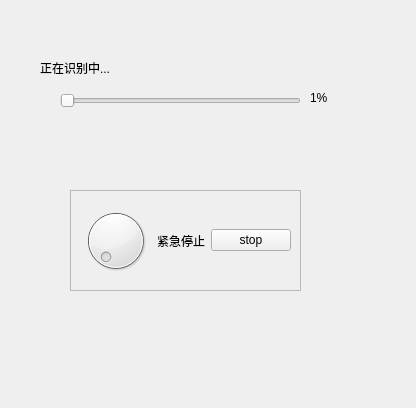
<?xml version="1.0" encoding="UTF-8"?>
<ui version="4.0">
 <class>Form</class>
 <widget class="QWidget" name="Form">
  <property name="geometry">
   <rect>
    <x>0</x>
    <y>0</y>
    <width>416</width>
    <height>408</height>
   </rect>
  </property>
  <property name="windowTitle">
   <string>Form</string>
  </property>
  <widget class="QLabel" name="label">
   <property name="geometry">
    <rect>
     <x>40</x>
     <y>60</y>
     <width>71</width>
     <height>16</height>
    </rect>
   </property>
   <property name="text">
    <string>正在识别中...</string>
   </property>
  </widget>
  <widget class="QFrame" name="frame">
   <property name="geometry">
    <rect>
     <x>70</x>
     <y>190</y>
     <width>231</width>
     <height>101</height>
    </rect>
   </property>
   <property name="frameShape">
    <enum>QFrame::Shape::StyledPanel</enum>
   </property>
   <property name="frameShadow">
    <enum>QFrame::Shadow::Raised</enum>
   </property>
   <layout class="QGridLayout" name="gridLayout">
    <item row="0" column="0">
     <widget class="QDial" name="dial"/>
    </item>
    <item row="0" column="1">
     <widget class="QLabel" name="label_2">
      <property name="text">
       <string>紧急停止</string>
      </property>
     </widget>
    </item>
    <item row="0" column="2">
     <widget class="QPushButton" name="pushButton_2">
      <property name="text">
       <string>stop</string>
      </property>
     </widget>
    </item>
   </layout>
  </widget>
  <widget class="QSlider" name="horizontalSlider">
   <property name="geometry">
    <rect>
     <x>60</x>
     <y>90</y>
     <width>241</width>
     <height>21</height>
    </rect>
   </property>
   <property name="orientation">
    <enum>Qt::Orientation::Horizontal</enum>
   </property>
  </widget>
  <widget class="QLabel" name="label_3">
   <property name="geometry">
    <rect>
     <x>310</x>
     <y>90</y>
     <width>54</width>
     <height>16</height>
    </rect>
   </property>
   <property name="text">
    <string>1%</string>
   </property>
  </widget>
 </widget>
 <resources/>
 <connections/>
</ui>
